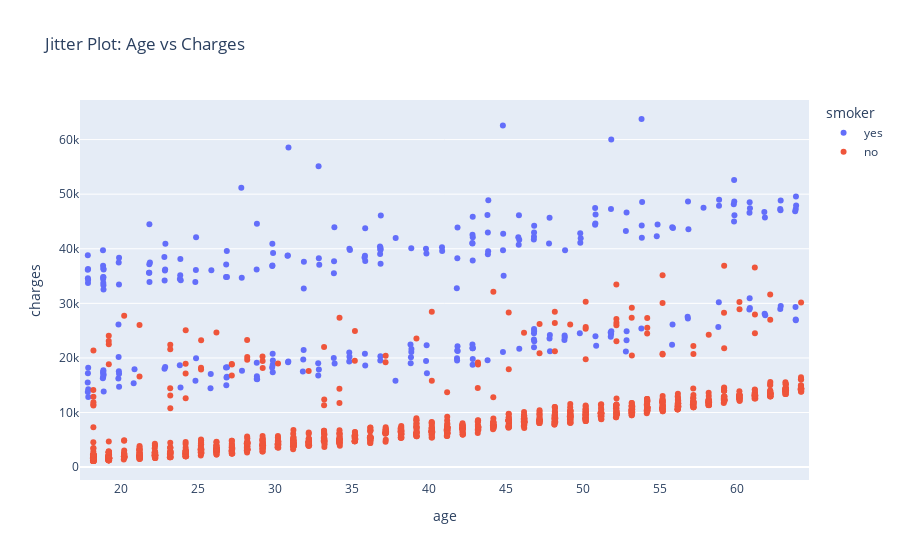

Source (notebook cell):
### Markdown cell above
### 6. Jitter Plot (Age vs Charges)

### Code cell
fig = px.strip(df, x='age', y='charges', color='smoker', title='Jitter Plot: Age vs Charges')
fig.show()

### Figure 1 — Plotly figure (JSON) as saved in the notebook; plotly's stock layout.template omitted (floating-point values rounded to 4 significant figures; data arrays with more than 128 entries replaced by an {"elided": "..."} marker saying what was removed)
{"data": [{"alignmentgroup": "True", "boxpoints": "all", "fillcolor": "rgba(255,255,255,0)", "hoveron": "points", "hovertemplate": "smoker=yes<br>age=%{x}<br>charges=%{y}<extra></extra>", "legendgroup": "yes", "line": {"color": "rgba(255,255,255,0)"}, "marker": {"color": "#636efa"}, "name": "yes", "offsetgroup": "yes", "orientation": "v", "pointpos": 0, "showlegend": true, "type": "box", "x": {"elided": "274 int values"}, "x0": " ", "xaxis": "x", "y": {"elided": "274 float values"}, "y0": " ", "yaxis": "y"}, {"alignmentgroup": "True", "boxpoints": "all", "fillcolor": "rgba(255,255,255,0)", "hoveron": "points", "hovertemplate": "smoker=no<br>age=%{x}<br>charges=%{y}<extra></extra>", "legendgroup": "no", "line": {"color": "rgba(255,255,255,0)"}, "marker": {"color": "#EF553B"}, "name": "no", "offsetgroup": "no", "orientation": "v", "pointpos": 0, "showlegend": true, "type": "box", "x": {"elided": "1064 int values"}, "x0": " ", "xaxis": "x", "y": {"elided": "1064 float values"}, "y0": " ", "yaxis": "y"}], "layout": {"boxmode": "group", "legend": {"title": {"text": "smoker"}, "tracegroupgap": 0}, "title": {"text": "Jitter Plot: Age vs Charges"}, "xaxis": {"anchor": "y", "domain": [0, 1], "title": {"text": "age"}}, "yaxis": {"anchor": "x", "domain": [0, 1], "title": {"text": "charges"}}}}
